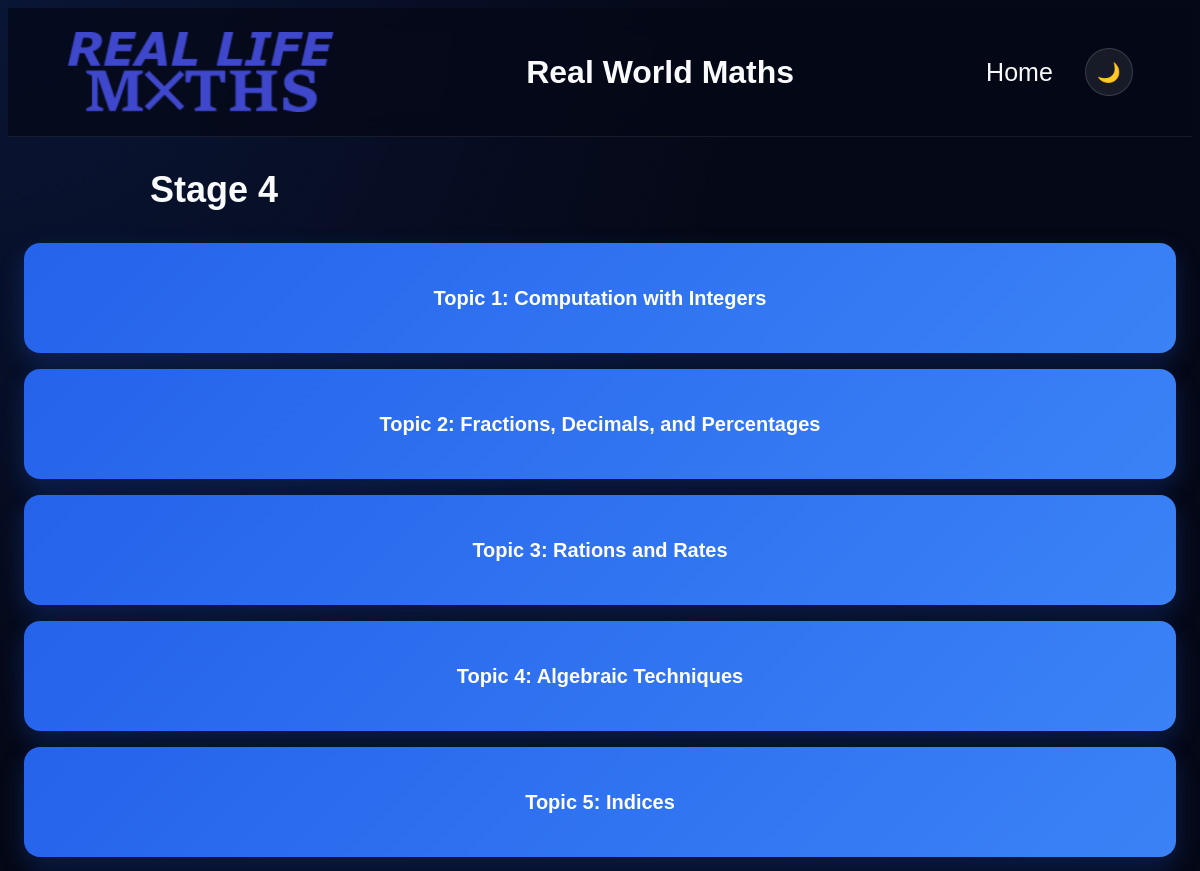
The app's page /stage4 (upper part), older data.
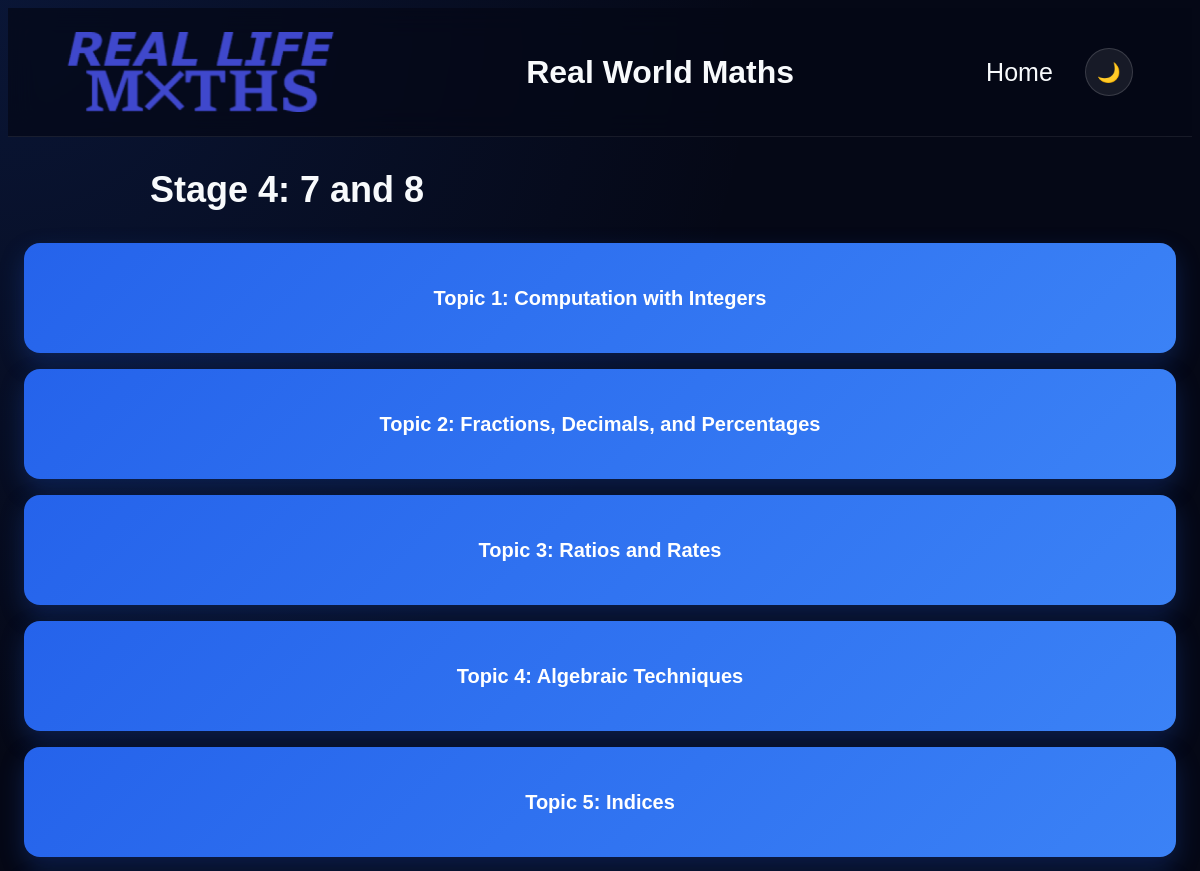
The same page, newer data.
### tables this page shows
CREATE TABLE stages(stage INTEGER PRIMARY KEY, title TEXT NOT NULL, subtitle TEXT);

CREATE TABLE topics(stage INTEGER, topic_id INTEGER, title TEXT, notes TEXT, image TEXT, formulas TEXT, PRIMARY KEY(stage, topic_id));

### main.py (the view)
@app.route("/stage<int:stage>")
def stage_page(stage):
    stage_content = get_stage(stage)
    if not stage_content:
        return redirect("/success.html")
    topics = get_topic_buttons(stage)
    return render_template(f"stage{stage}.html", stage=stage, stage_content=stage_content, topics=topics)

### main.py (called while the page is built)
def _get_db_connection():
    con = sql.connect(DB_PATH)
    con.row_factory = sql.Row
    return con

def get_stage(stage):
    con = _get_db_connection()
    cur = con.cursor()
    cur.execute("SELECT title, subtitle FROM stages WHERE stage = ?", (stage,))
    row = cur.fetchone()
    con.close()
    if not row:
        return None
    return {"title": row["title"], "subtitle": row["subtitle"] or ""}

def get_stage_topics(stage):
    con = _get_db_connection()
    cur = con.cursor()
    cur.execute("""
        SELECT topic_id, title
        FROM topics
        WHERE stage = ?
        ORDER BY topic_id
    """, (stage,))
    rows = cur.fetchall()
    con.close()
    return [
        {
            "id": row["topic_id"],
            "title": row["title"]
        }
        for row in rows
    ]

@app.before_request
def make_session_permanent():
    session.permanent = True

def get_topic_buttons(stage):
    return get_stage_topics(stage)

### templates/stage4.html (shortened to what this page needs)
{% extends 'layout.html' %} {% block content %}
<section class="stage-page">
    <div class="page-header">
        <h1>{{ stage_content.title }}</h1>
    </div>
    <div class="topic-grid">
        {% for topic in topics %}
            <a href="/stage{{ stage }}/topic/{{ topic.id }}" class="btn topic-card">{{ topic.title }}</a>
        {% endfor %}
    </div>
</section>
{% endblock %}

Row changes from the older to the newer data that the page shows:
changed stages: title "Stage 4" → "Stage 4: 7 and 8"
changed topics: title "Topic 3: Rations and Rates" → "Topic 3: Ratios and Rates"
